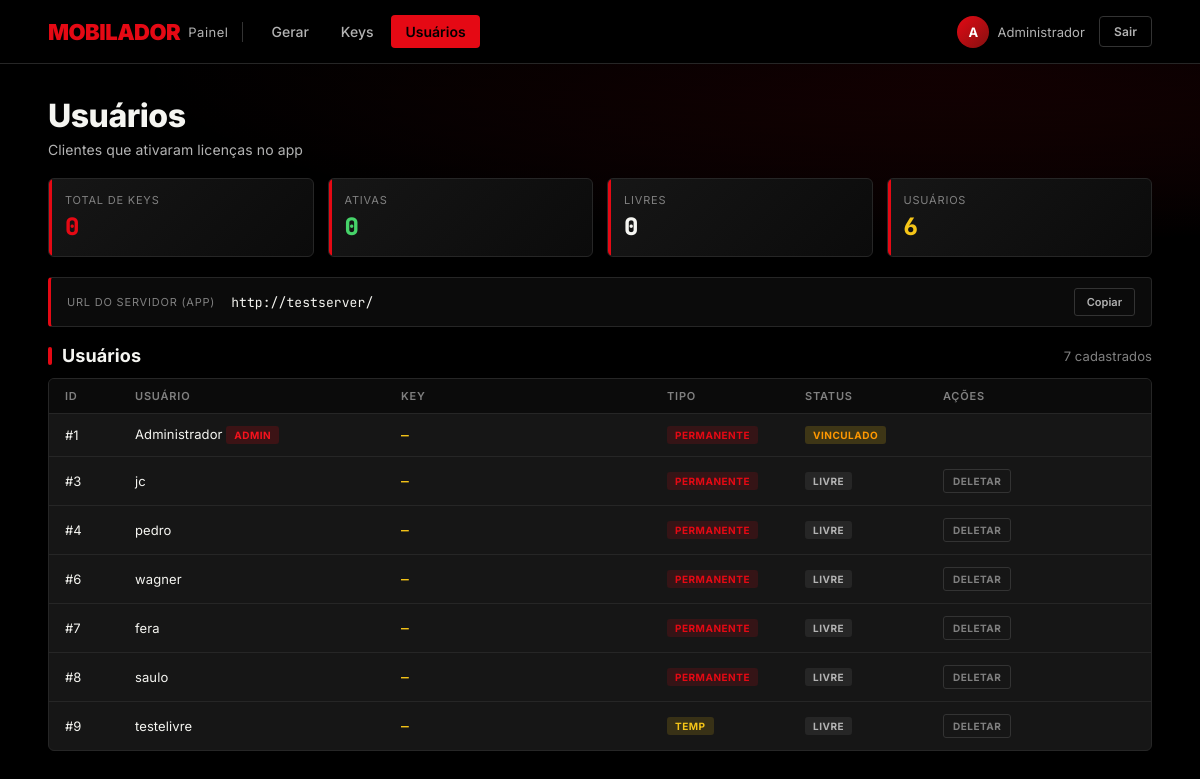
/api/painel?tab=usuarios (signed in), run on an earlier commit of the app's database.
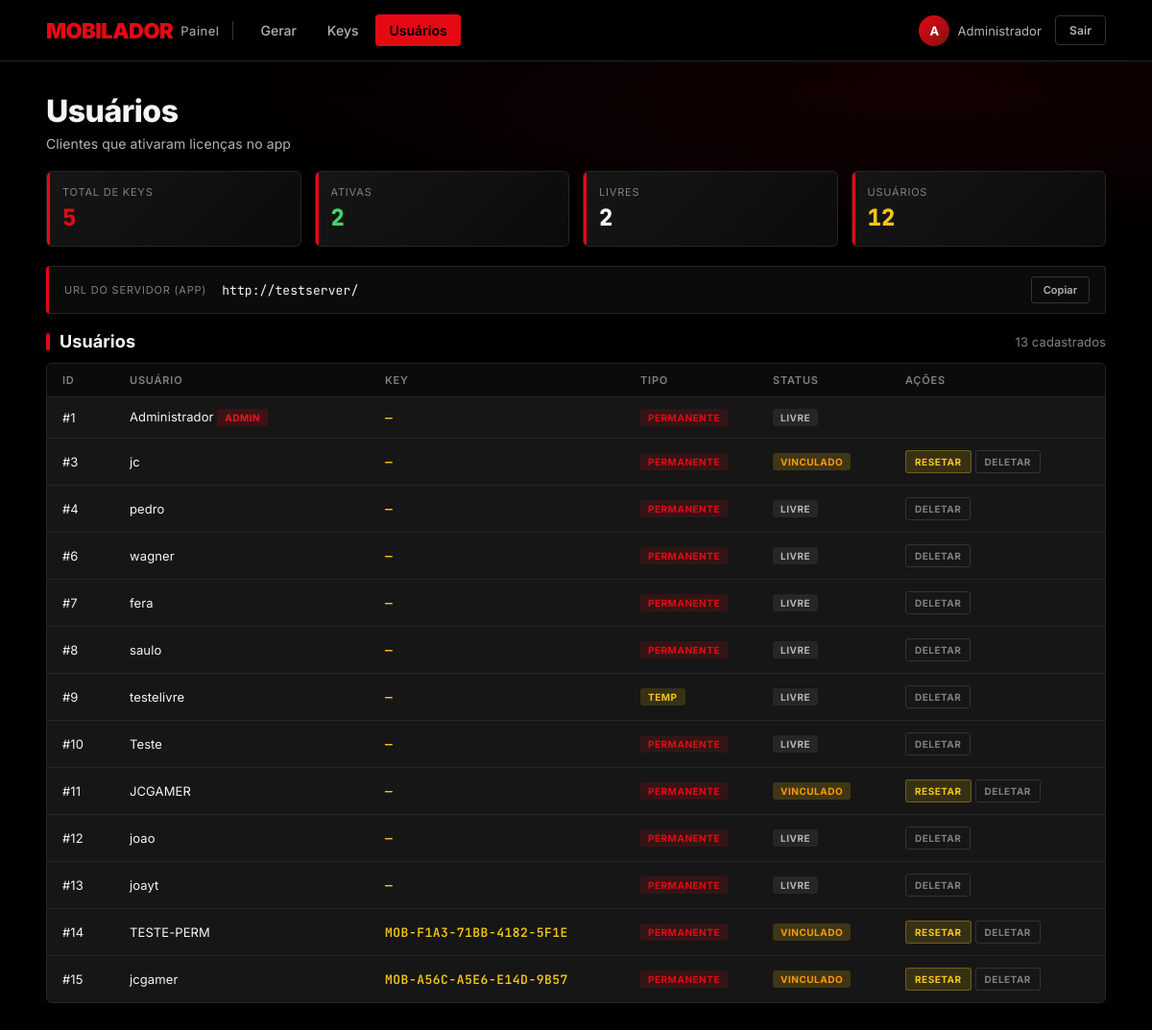
And on a later commit of the database.
### main.py (models this page shows)
class UserDB(Base):
    __tablename__ = "users"
    id = Column(Integer, primary_key=True, autoincrement=True)
    username = Column(String(255), unique=True, nullable=False)
    password_hash = Column(String(255), nullable=False)
    display_name = Column(String(255), default="")
    license_valid = Column(Boolean, default=True)
    license_type = Column(String(50), default="permanent")
    license_days = Column(Integer, default=0)
    license_start = Column(DateTime, default=None, nullable=True)
    device_id = Column(String(255), default=None, nullable=True)
    license_key = Column(String(64), default=None, nullable=True)
    is_admin = Column(Boolean, default=False)
    created_at = Column(DateTime, default=lambda: datetime.now(timezone.utc))

### main.py (the view)
@app.get("/api/painel", response_class=HTMLResponse)
def admin_panel(request: Request, tab: str = "keys", db: Session = Depends(get_db)):
    admin = _admin_from_request(request, db)
    if not admin:
        return render(request, logged=False)
    keys_list = _keys_view(db)
    users_list = db.query(UserDB).all()
    return render(request, **{
        "logged": True,
        "admin_user": admin,
        "users": users_list,
        "keys": keys_list,
        "tab": tab,
        "stats_total": len(keys_list),
        "stats_active": sum(1 for k in keys_list if k.get("is_active") and k.get("device_id")),
        "stats_free": sum(1 for k in keys_list if k.get("is_active") and not k.get("device_id")),
        "stats_users": len([u for u in users_list if not u.is_admin]),
        "format_date": format_date,
        "public_url": os.environ.get("PUBLIC_URL", os.environ.get("RENDER_EXTERNAL_URL", "")),
})

### templates/admin.html (shortened to what the changed rows need)
<!DOCTYPE html>
<html lang="pt-BR">
<head>
</head>
<body>
{% if not logged %}
<div class="login-screen">
  <div class="login-box">
    <div class="login-logo">MOBILADOR<span>.</span></div>
    <h1 class="login-title">Entrar</h1>
    {% if error %}<div class="login-error">{{ error }}</div>{% endif %}
    <form method="post" action="/api/painel/login">
      <div class="field">
        <label>Usuário</label>
        <input type="text" name="username" required autocomplete="username">
      </div>
      <div class="field">
        <label>Senha</label>
        <input type="password" name="password" required autocomplete="current-password">
      </div>
      <button type="submit" class="btn-net">Entrar</button>
    </form>
    <div class="login-hint">Acesso restrito ao administrador</div>
  </div>
  <div class="login-bot">Mobilador &copy; 2026</div>
</div>
{% else %}
<header class="app-header">
  <div class="brand">MOBILADOR <small>Painel</small></div>
  <nav class="nav-tabs">
    <button class="{% if tab=='keys' %}active{% endif %}" onclick="location.href='?tab=keys'">Gerar</button>
    <button class="{% if tab=='lista' %}active{% endif %}" onclick="location.href='?tab=lista'">Keys</button>
    <button class="{% if tab=='usuarios' %}active{% endif %}" onclick="location.href='?tab=usuarios'">Usuários</button>
  </nav>
  <div class="nav-right">
    <div class="user-chip">
      <div class="avatar">{{ (admin_user.display_name or admin_user.username)[:1]|upper }}</div>
      <span>{{ admin_user.display_name or admin_user.username }}</span>
    </div>
    <a href="/api/painel/logout" class="btn-logout">Sair</a>
  </div>
</header>
<section class="hero">
  <h1>{% if tab=='keys' %}Gerar Keys{% elif tab=='lista' %}Suas Keys{% else %}Usuários{% endif %}</h1>
  <p>{% if tab=='keys' %}Crie e distribua chaves de acesso para o app Mobilador{% elif tab=='lista' %}Visualize e gerencie todas as chaves geradas{% else %}Clientes que ativaram licenças no app{% endif %}</p>
  <div class="hero-grid">
    <div class="stat-card">
      <div class="stat-label">Total de Keys</div>
      <div class="stat-value red">{{ stats_total }}</div>
    </div>
    <div class="stat-card">
      <div class="stat-label">Ativas</div>
      <div class="stat-value green">{{ stats_active }}</div>
    </div>
    <div class="stat-card">
      <div class="stat-label">Livres</div>
      <div class="stat-value">{{ stats_free }}</div>
    </div>
    <div class="stat-card">
      <div class="stat-label">Usuários</div>
      <div class="stat-value yellow">{{ stats_users }}</div>
    </div>
  </div>
</section>
<div class="url-ticker">
  <span class="url-label">URL do servidor (app)</span>
  <span class="url-val" id="serverUrl">{{ public_url or request.base_url }}</span>
  <button class="copy-btn" onclick="copyUrl()">Copiar</button>
</div>
<main class="main">
  {% if tab=='keys' %}
    <div class="section-row">
      <div class="section-title">Gerar Keys <small>Distribua o acesso</small></div>
      {% if created_keys %}
      <div class="created-card">
        <h3>✓ Keys geradas com sucesso</h3>
        <div class="created-row-wrap">
          {% for k in created_keys %}
          <div class="created-row">
            <code>{{ k }}</code>
            <button class="created-copy" onclick="copySingle('{{ k }}', this)">Copiar</button>
          </div>
          {% endfor %}
        </div>
        <button class="btn-net" style="width:auto;padding:8px 18px;margin-top:12px;font-size:13px" onclick="copiarChave()">Copiar Todas</button>
        <p class="created-note">No app, o cliente cola apenas a KEY. Sem usuário/senha.</p>
      </div>
      {% endif %}
      <form method="post" action="/api/painel/generate-keys" class="gen-grid">
        <div class="gen-card">
          <div class="gen-info">
            <div class="row2">
              <div class="col2">
                <label>Quantidade</label>
                <input type="number" name="quantity" value="1" min="1" max="50">
              </div>
              <div class="col2">
                <label>Nome / Cliente (opcional)</label>
                <input type="text" name="label" placeholder="Ex: João">
              </div>
            </div>
            <div class="row2">
              <div class="col2">
                <label>Tipo</label>
                <select name="license_type" id="licenseType" onchange="toggleDays()">
                  <option value="permanent">Permanente</option>
                  <option value="temporary">Temporária (dias)</option>
                </select>
              </div>
              <div class="col2" id="daysField" style="display:none">
                <label>Dias</label>
                <input type="number" name="license_days" value="30" min="1" max="36500">
              </div>
            </div>
          </div>
        </div>
        <button type="submit" class="gen-action">GERAR KEY</button>
      </form>
    </div>
  {% else %}
    <div class="section-row">
      <div class="section-title">Usuários <small>{{ users|length }} cadastrados</small></div>
      {% if users and users|length > 0 %}
      <div class="keys-table">
        <div class="keys-thead" style="grid-template-columns:60px 2fr 2fr 1fr 1fr 1.5fr">
          <div>ID</div>
          <div>Usuário</div>
          <div>Key</div>
          <div>Tipo</div>
          <div>Status</div>
          <div>Ações</div>
        </div>
        {% for u in users %}
        <div class="keys-row" style="grid-template-columns:60px 2fr 2fr 1fr 1fr 1.5fr">
          <div>#{{ u.id }}</div>
          <div>{{ u.display_name or u.username }}{% if u.is_admin %} <span class="tag tag-admin">ADMIN</span>{% endif %}</div>
          <div class="key-cell">{{ u.license_key or '—' }}</div>
          <div>
            {% if u.license_type == "permanent" %}<span class="tag tag-perm">Permanente</span>
            {% else %}<span class="tag tag-temp">Temp</span>{% endif %}
          </div>
          <div>
            {% if u.device_id %}<span class="tag tag-locked">Vinculado</span>
            {% else %}<span class="tag tag-free">Livre</span>{% endif %}
          </div>
          <div class="actions">
            {% if u.device_id and not u.is_admin %}
            <form class="inline-form" method="post" action="/api/painel/unlink/{{ u.id }}">
              <button class="btn-mini reset">Resetar</button>
            </form>
            {% endif %}
            {% if not u.is_admin %}
            <form class="inline-form" method="post" action="/api/painel/delete/{{ u.id }}" onsubmit="return confirm('Deletar usuário?')">
              <button class="btn-mini del">Deletar</button>
            </form>
            {% endif %}
          </div>
        </div>
        {% endfor %}
      </div>
      {% else %}
      <div class="empty-state">
        <div class="empty-icon">◌</div>
        Nenhum usuário ainda.
      </div>
      {% endif %}
    </div>
  {% endif %}
</main>
{% endif %}
</body>
</html>

What changed in the data, as far as the page shows it:
changed UserDB "Administrador": device_id "VINCULADO" → "LIVRE"
changed UserDB "jc": device_id "LIVRE" → "VINCULADO RESETAR"
added UserDB: id "10", display_name "Teste", license_key "—", license_type "PERMANENTE", shows "LIVRE"
added UserDB: id "11", display_name "JCGAMER", license_key "—", license_type "PERMANENTE", device_id "VINCULADO"
added UserDB: id "12", display_name "joao", license_key "—", license_type "PERMANENTE", shows "LIVRE"
added UserDB: id "13", display_name "joayt", license_key "—", license_type "PERMANENTE", shows "LIVRE"
added UserDB: id "14", display_name "TESTE-PERM", license_key "MOB-F1A3-71BB-4182-5F1E", license_type "PERMANENTE", device_id "VINCULADO"
added UserDB: id "15", display_name "jcgamer", license_key "MOB-A56C-A5E6-E14D-9B57", license_type "PERMANENTE", shows "VINCULADO"
Also different on the page:
{{ stats_total }}: "0" → "5"
{{ stats_active }}: "0" → "2"
{{ stats_free }}: "0" → "2"
{{ stats_users }}: "6" → "12"
{{ users|length }}: "7" → "13"
